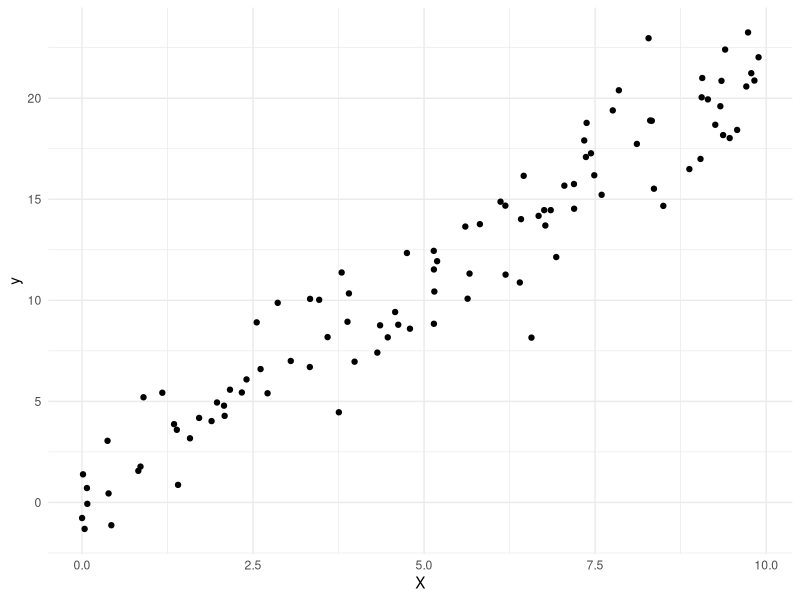
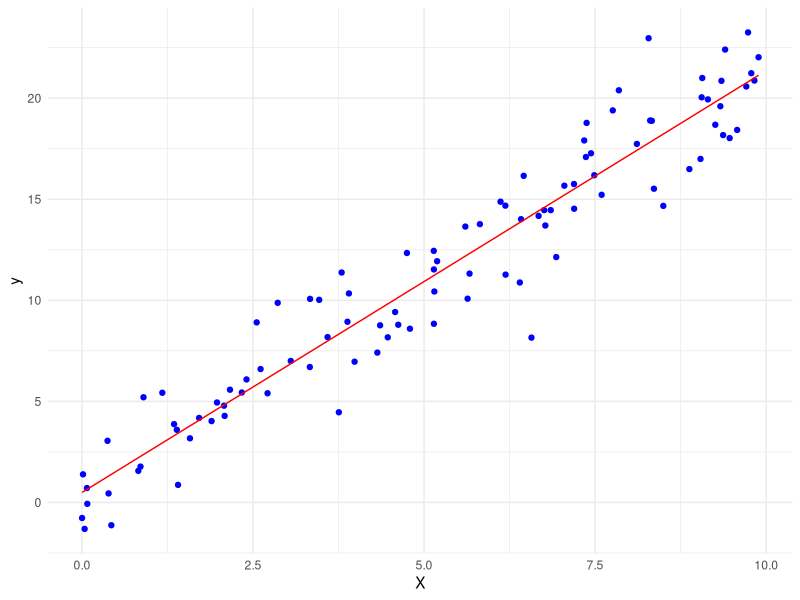
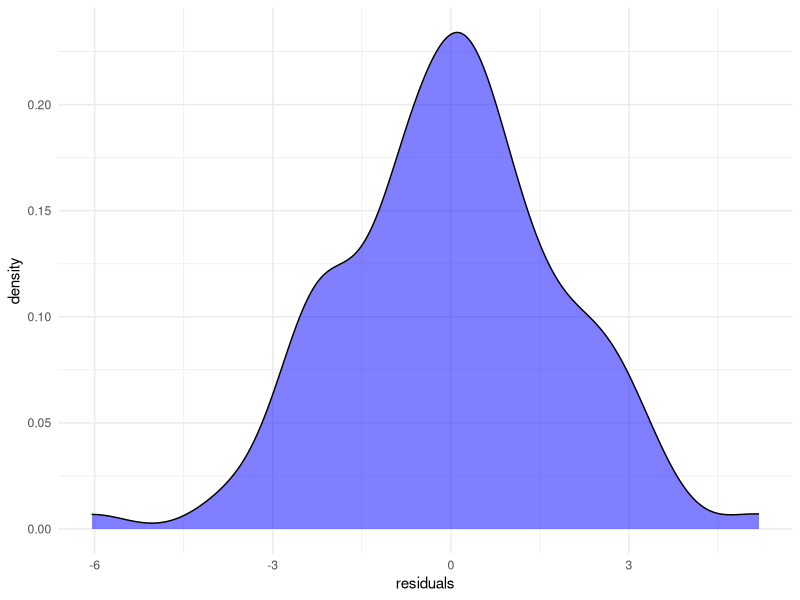
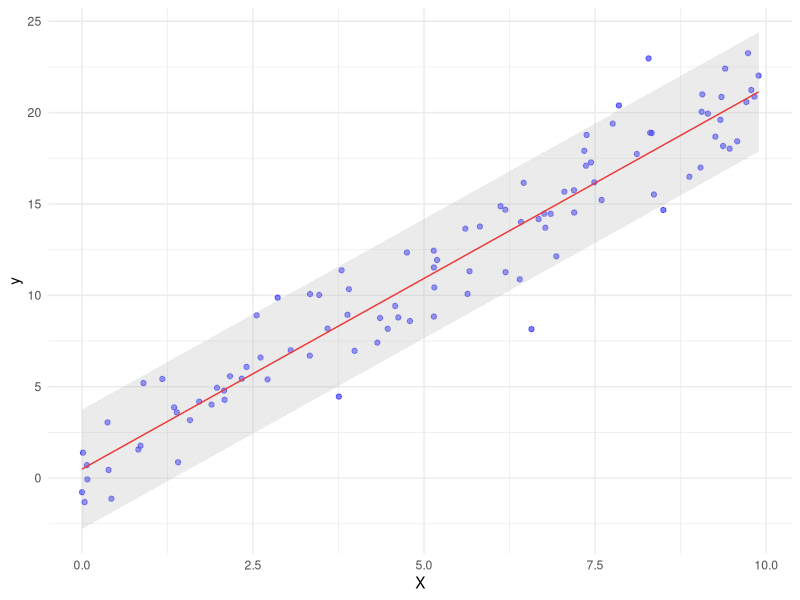

Write R code to recreate these figures, in order.
library(ggplot2)

# Generate synthetic data
set.seed(42)
X <- runif(100, 0, 10)
y <- 2 * X + 1 + rnorm(100, sd = 2)

# Plot the data
data <- data.frame(X = X, y = y)
ggplot(data, aes(x = X, y = y)) + geom_point() + theme_minimal()


# Fit a linear regression model
model <- lm(y ~ X, data = data)

# Make predictions
data$y_pred <- predict(model, data)

# Plot the predictions
ggplot(data, aes(x = X)) +
  geom_point(aes(y = y), color = "blue") +
  geom_line(aes(y = y_pred), color = "red") +
  theme_minimal()

# Calculate residuals
data$residuals <- residuals(model)

# Plot the KDE of residuals
ggplot(data, aes(x = residuals)) + 
  geom_density(fill = "blue", alpha = 0.5) + 
  theme_minimal()

# Choose a new observation
X_new <- 5

# Predict the outcome for the new observation
y_new_pred <- predict(model, newdata = data.frame(X = X_new))

# Calculate the 95% confidence interval
alpha <- 0.95
residual_quantiles <- quantile(data$residuals, c((1 - alpha) / 2, (1 + alpha) / 2))
y_new_conf_interval <- y_new_pred + residual_quantiles

cat("Predicted value:", y_new_pred, "\n")
cat(paste0(alpha * 100, "% confidence interval: (", y_new_conf_interval[1], ", ", y_new_conf_interval[2], ")\n"))

# Create a grid of X values
X_grid <- seq(min(X), max(X), length.out = 500)

# Calculate the confidence intervals for each X value
y_conf_intervals <- sapply(X_grid, function(x) {
  y_pred <- predict(model, newdata = data.frame(X = x))
  y_conf_interval <- y_pred + residual_quantiles
  return(y_conf_interval)
})

# Plot the confidence intervals
plot_data <- data.frame(
  X_grid = X_grid, 
  y_pred = predict(model, newdata = data.frame(X = X_grid)),
  y_lower = y_conf_intervals[1, ],
  y_upper = y_conf_intervals[2, ]
)

ggplot() +
  geom_point(data = data, aes(x = X, y = y), color = "blue", alpha = 0.5) +
  geom_line(data = plot_data, aes(x = X_grid, y = y_pred), color = "red") +
  geom_ribbon(data = plot_data, aes(x = X_grid, ymin = y_lower, ymax = y_upper), fill = "gray", alpha = 0.3) +
  theme_minimal()
